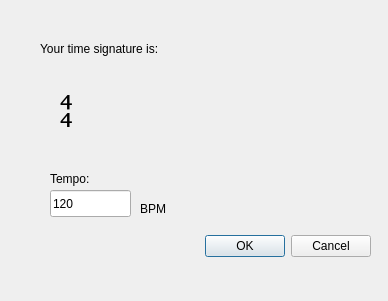
<?xml version="1.0" encoding="UTF-8"?>
<ui version="4.0">
 <class>BeatSelector</class>
 <widget class="QDialog" name="BeatSelector">
  <property name="geometry">
   <rect>
    <x>0</x>
    <y>0</y>
    <width>388</width>
    <height>301</height>
   </rect>
  </property>
  <property name="windowTitle">
   <string>Dialog</string>
  </property>
  <widget class="QDialogButtonBox" name="buttonBox">
   <property name="geometry">
    <rect>
     <x>30</x>
     <y>230</y>
     <width>341</width>
     <height>32</height>
    </rect>
   </property>
   <property name="orientation">
    <enum>Qt::Horizontal</enum>
   </property>
   <property name="standardButtons">
    <set>QDialogButtonBox::Cancel|QDialogButtonBox::Ok</set>
   </property>
  </widget>
  <widget class="QLabel" name="label_beats">
   <property name="geometry">
    <rect>
     <x>60</x>
     <y>90</y>
     <width>21</width>
     <height>21</height>
    </rect>
   </property>
   <property name="font">
    <font>
     <family>Bitstream Charter</family>
     <pointsize>16</pointsize>
     <weight>75</weight>
     <bold>true</bold>
    </font>
   </property>
   <property name="text">
    <string>4</string>
   </property>
  </widget>
  <widget class="QLabel" name="label_beatType">
   <property name="geometry">
    <rect>
     <x>60</x>
     <y>110</y>
     <width>62</width>
     <height>17</height>
    </rect>
   </property>
   <property name="font">
    <font>
     <family>Bitstream Charter</family>
     <pointsize>16</pointsize>
     <weight>75</weight>
     <bold>true</bold>
    </font>
   </property>
   <property name="text">
    <string>4</string>
   </property>
  </widget>
  <widget class="QLabel" name="label_3">
   <property name="geometry">
    <rect>
     <x>40</x>
     <y>40</y>
     <width>251</width>
     <height>17</height>
    </rect>
   </property>
   <property name="text">
    <string>Your time signature is:</string>
   </property>
  </widget>
  <widget class="QLineEdit" name="lineEditBPM">
   <property name="geometry">
    <rect>
     <x>50</x>
     <y>190</y>
     <width>81</width>
     <height>27</height>
    </rect>
   </property>
   <property name="text">
    <string>120</string>
   </property>
  </widget>
  <widget class="QLabel" name="label_4">
   <property name="geometry">
    <rect>
     <x>50</x>
     <y>170</y>
     <width>62</width>
     <height>17</height>
    </rect>
   </property>
   <property name="text">
    <string>Tempo:</string>
   </property>
  </widget>
  <widget class="QLabel" name="label_5">
   <property name="geometry">
    <rect>
     <x>140</x>
     <y>200</y>
     <width>62</width>
     <height>17</height>
    </rect>
   </property>
   <property name="text">
    <string>BPM</string>
   </property>
  </widget>
 </widget>
 <resources/>
 <connections>
  <connection>
   <sender>buttonBox</sender>
   <signal>accepted()</signal>
   <receiver>BeatSelector</receiver>
   <slot>accept()</slot>
   <hints>
    <hint type="sourcelabel">
     <x>248</x>
     <y>254</y>
    </hint>
    <hint type="destinationlabel">
     <x>157</x>
     <y>270</y>
    </hint>
   </hints>
  </connection>
  <connection>
   <sender>buttonBox</sender>
   <signal>rejected()</signal>
   <receiver>BeatSelector</receiver>
   <slot>reject()</slot>
   <hints>
    <hint type="sourcelabel">
     <x>316</x>
     <y>260</y>
    </hint>
    <hint type="destinationlabel">
     <x>286</x>
     <y>270</y>
    </hint>
   </hints>
  </connection>
 </connections>
</ui>
